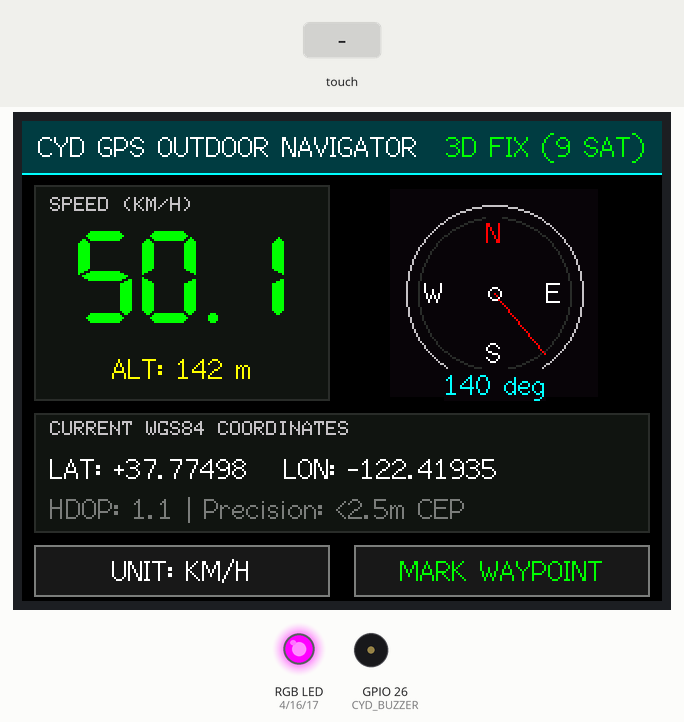
Bench run of a sketch on a simulated ESP32. On the bench: 320×240 colour display, an RGB LED mixed from three pins (HIGH = lit), buzzer (waves = sounding). The inputs (shaded band) are chosen by the test bench. Random numbers use the default seed unless the sketch sets one.

Above: at 1.7 s.
1.8 s: touch panel pressed at 13 % / 90 % of its raw x / y range
At 2.8 s:
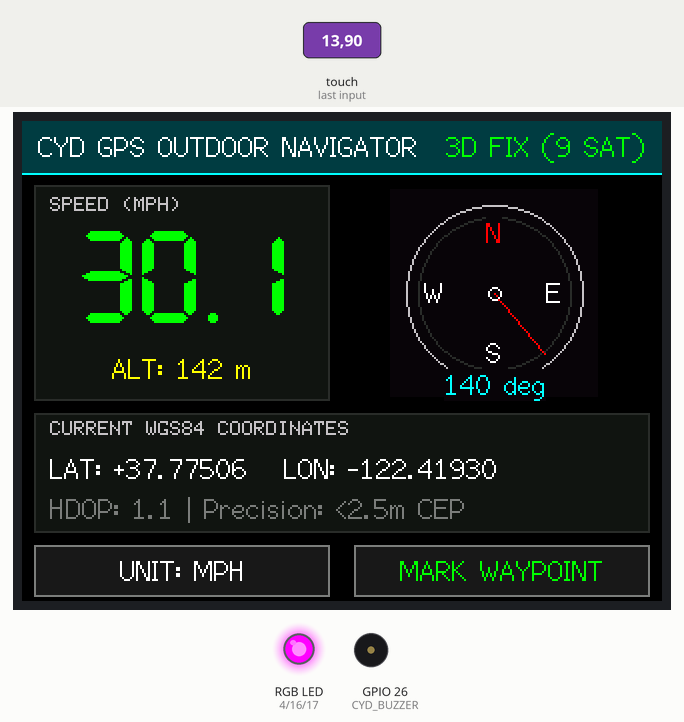
4.8 s: touch panel pressed at 38 % / 90 % of its raw x / y range
At 6.0 s:
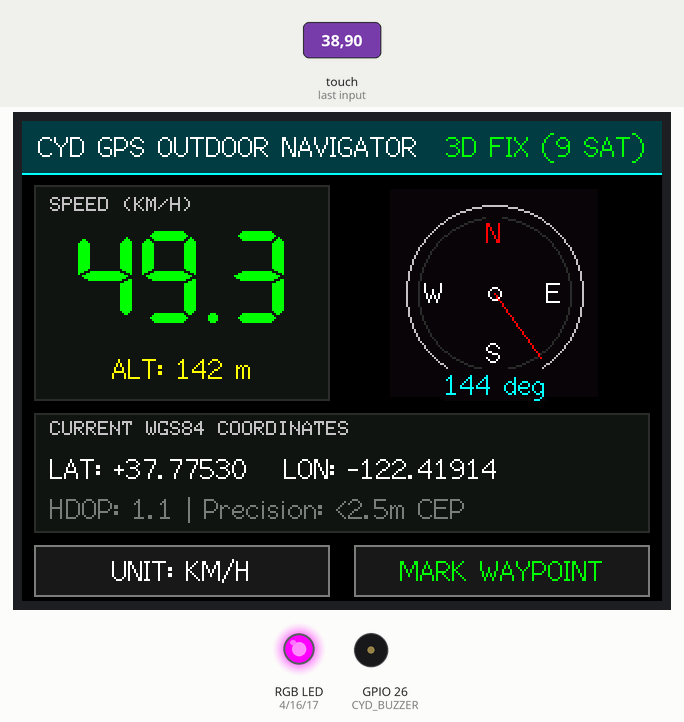
Timing chart, 0 to 7.8 s (numbered marks = the images above; inputs shaded):
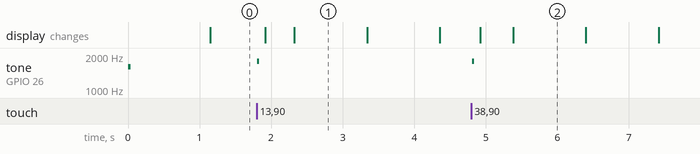

The sketch:

23-gps-nav-speedometer-compass.ino
```cpp
// (licence header left out)
#include <Arduino.h>
#include <SPI.h>
#include <TFT_eSPI.h>
#include <XPT2046_Touchscreen.h>

// Touch Pins
#define XPT2046_IRQ 36
#define XPT2046_MOSI 32
#define XPT2046_MISO 39
#define XPT2046_CLK 25
#define XPT2046_CS 33

// Onboard Peripherals
#define CYD_LED_RED 4
#define CYD_LED_GREEN 16
#define CYD_LED_BLUE 17
#define CYD_BUZZER 26
#define CYD_LDR 34

// GPS NMEA Serial Pins (CN1 connector)
#define GPS_RX 27
#define GPS_TX 22

SPIClass touchSPI = SPIClass(VSPI);
XPT2046_Touchscreen ts(XPT2046_CS, XPT2046_IRQ);
TFT_eSPI tft = TFT_eSPI();

// Navigation Telemetry
float currentSpeedKmh = 48.5;
float headingDegrees = 135.0; // Heading (0..360)
float latitude = 37.7749;
float longitude = -122.4194;
float altitudeMeters = 142.0;
int satellitesTracked = 9;
float hdop = 1.1;

bool useMph = false;

void beep(int freq, int durationMs) {
  tone(CYD_BUZZER, freq, durationMs);
}

void setRGB(bool r, bool g, bool b) {
  digitalWrite(CYD_LED_RED, r ? LOW : HIGH);
  digitalWrite(CYD_LED_GREEN, g ? LOW : HIGH);
  digitalWrite(CYD_LED_BLUE, b ? LOW : HIGH);
}

void drawHeader() {
  tft.fillRect(0, 0, 320, 26, 0x01E8);
  tft.drawFastHLine(0, 26, 320, TFT_CYAN);

  tft.setTextColor(TFT_WHITE, 0x01E8);
  tft.setTextDatum(ML_DATUM);
  tft.drawString("CYD GPS OUTDOOR NAVIGATOR", 8, 13, 2);

  tft.setTextDatum(MR_DATUM);
  tft.setTextColor(TFT_GREEN, 0x01E8);
  char buf[32];
  snprintf(buf, sizeof(buf), "3D FIX (%d SAT)", satellitesTracked);
  tft.drawString(buf, 312, 13, 2);
}

void drawSpeedometerCard() {
  // Speed Hero Card (Left)
  tft.fillRect(6, 32, 148, 108, 0x10A2);
  tft.drawRect(6, 32, 148, 108, 0x2965);

  tft.setTextColor(TFT_SILVER, 0x10A2);
  tft.setTextDatum(TL_DATUM);
  tft.drawString(useMph ? "SPEED (MPH)" : "SPEED (KM/H)", 14, 38, 1);

  float dispSpeed = useMph ? (currentSpeedKmh * 0.621371f) : currentSpeedKmh;
  tft.setTextColor(TFT_GREEN, 0x10A2);
  tft.setTextDatum(MC_DATUM);
  char buf[32];
  snprintf(buf, sizeof(buf), "%.1f", dispSpeed);
  tft.drawString(buf, 80, 78, 7);

  tft.setTextColor(TFT_YELLOW, 0x10A2);
  snprintf(buf, sizeof(buf), "ALT: %.0f m", altitudeMeters);
  tft.drawString(buf, 80, 124, 2);
}

void drawCompassRose(int cx, int cy, int radius, float heading) {
  tft.fillRect(cx - radius - 8, cy - radius - 8, (radius + 8) * 2, (radius + 8) * 2, 0x0821);
  tft.drawCircle(cx, cy, radius, TFT_SILVER);
  tft.drawCircle(cx, cy, radius - 6, 0x2965);

  // Cardinal Marks (N, S, E, W)
  const char* cardinals[] = { "N", "E", "S", "W" };
  for (int i = 0; i < 4; i++) {
    float angle = (i * 90.0f - 90.0f) * DEG_TO_RAD;
    int tx = cx + (int)(cosf(angle) * (radius - 14));
    int ty = cy + (int)(sinf(angle) * (radius - 14));
    tft.setTextColor((i == 0) ? TFT_RED : TFT_WHITE, 0x0821);
    tft.setTextDatum(MC_DATUM);
    tft.drawString(cardinals[i], tx, ty, 2);
  }

  // Rotating Heading Needle
  float rad = (heading - 90.0f) * DEG_TO_RAD;
  int tipX = cx + (int)(cosf(rad) * (radius - 4));
  int tipY = cy + (int)(sinf(rad) * (radius - 4));
  tft.drawLine(cx, cy, tipX, tipY, TFT_RED);
  tft.drawCircle(cx, cy, 3, TFT_WHITE);

  // Heading Readout
  char hbuf[16];
  snprintf(hbuf, sizeof(hbuf), "%.0f deg", heading);
  tft.setTextColor(TFT_CYAN, 0x0821);
  tft.setTextDatum(BC_DATUM);
  tft.drawString(hbuf, cx, cy + radius + 10, 2);
}

void drawCoordinatesCard() {
  tft.fillRect(6, 146, 308, 60, 0x10A2);
  tft.drawRect(6, 146, 308, 60, 0x2965);

  tft.setTextColor(TFT_SILVER, 0x10A2);
  tft.setTextDatum(TL_DATUM);
  tft.drawString("CURRENT WGS84 COORDINATES", 14, 150, 1);

  tft.setTextColor(TFT_WHITE, 0x10A2);
  char buf[64];
  snprintf(buf, sizeof(buf), "LAT: %+.5f   LON: %+.5f", latitude, longitude);
  tft.drawString(buf, 14, 166, 2);

  snprintf(buf, sizeof(buf), "HDOP: %.1f | Precision: <2.5m CEP", hdop);
  tft.setTextColor(TFT_DARKGREY, 0x10A2);
  tft.drawString(buf, 14, 186, 2);
}

void drawBottomBar() {
  tft.fillRect(6, 212, 148, 26, 0x18C3);
  tft.drawRect(6, 212, 148, 26, TFT_DARKGREY);
  tft.setTextColor(TFT_WHITE, 0x18C3);
  tft.setTextDatum(MC_DATUM);
  tft.drawString(useMph ? "UNIT: MPH" : "UNIT: KM/H", 80, 225, 2);

  tft.fillRect(166, 212, 148, 26, 0x18C3);
  tft.drawRect(166, 212, 148, 26, TFT_DARKGREY);
  tft.setTextColor(TFT_GREEN, 0x18C3);
  tft.drawString("MARK WAYPOINT", 240, 225, 2);
}

void renderAll() {
  drawHeader();
  drawSpeedometerCard();
  drawCompassRose(236, 86, 44, headingDegrees);
  drawCoordinatesCard();
  drawBottomBar();
}

void simulateGPSTelemetry() {
  static uint32_t lastTick = 0;
  if (millis() - lastTick > 1000) {
    lastTick = millis();

    // Smooth driving trajectory
    currentSpeedKmh = constrain(currentSpeedKmh + ((rand() % 9) - 4) * 0.8f, 0.0f, 130.0f);
    headingDegrees = fmodf(headingDegrees + ((rand() % 7) - 3) * 1.5f + 360.0f, 360.0f);
    latitude += 0.00008f;
    longitude += 0.00005f;

    setRGB(false, true, false); // Green GPS fix

    renderAll();
  }
}

void setup() {
  Serial.begin(115200);

  pinMode(CYD_LED_RED, OUTPUT);
  pinMode(CYD_LED_GREEN, OUTPUT);
  pinMode(CYD_LED_BLUE, OUTPUT);
  setRGB(false, true, false);

  pinMode(CYD_BUZZER, OUTPUT);
  beep(1600, 40);

  touchSPI.begin(XPT2046_CLK, XPT2046_MISO, XPT2046_MOSI, XPT2046_CS);
  ts.begin(touchSPI);
  ts.setRotation(1);

  tft.init();
  tft.setRotation(1);
  tft.fillScreen(TFT_BLACK);

  renderAll();
}

void loop() {
  simulateGPSTelemetry();

  if (ts.touched()) {
    TS_Point p = ts.getPoint();
    int touchX = map(p.x, 200, 3700, 0, 320);
    int touchY = map(p.y, 240, 3800, 0, 240);

    if (touchY > 210) {
      if (touchX < 160) {
        useMph = !useMph;
        beep(1800, 25);
      } else {
        beep(2400, 50);
      }
      renderAll();
      delay(250);
    }
  }

  delay(50);
}
```

Measured:
- after the input at 1.8 s, tone on GPIO 26 (CYD_BUZZER): silent → 1800 Hz at once, → silent 0.03 s later
- after the input at 4.8 s, tone on GPIO 26 (CYD_BUZZER): silent → 1800 Hz at once, → silent 0.03 s later
- what the display in image 1 shows lasts 1.0 s, from 2.3 s to 3.3 s
